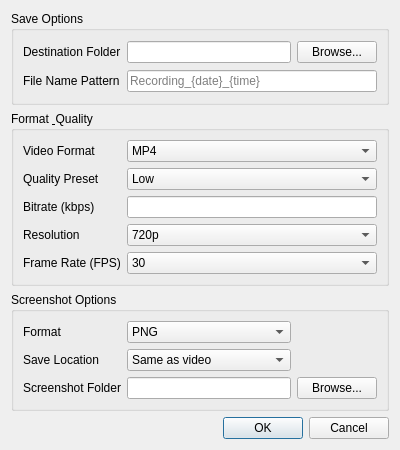
<?xml version="1.0" encoding="UTF-8"?>
<ui version="4.0">
 <class>RecordingSettingsDialog</class>
 <widget class="QDialog" name="RecordingSettingsDialog">
  <property name="geometry">
   <rect>
    <x>0</x>
    <y>0</y>
    <width>400</width>
    <height>450</height>
   </rect>
  </property>
  <property name="windowTitle">
   <string>Recording Settings</string>
  </property>
  <layout class="QVBoxLayout" name="verticalLayout">
   <item>
    <widget class="QGroupBox" name="saveOptionsGroupBox">
     <property name="title">
      <string>Save Options</string>
     </property>
     <layout class="QGridLayout" name="gridLayout">
      <item row="0" column="0">
       <widget class="QLabel" name="destinationFolderLabel">
        <property name="text">
         <string>Destination Folder</string>
        </property>
       </widget>
      </item>
      <item row="0" column="1">
       <widget class="QLineEdit" name="destinationFolderLineEdit"/>
      </item>
      <item row="0" column="2">
       <widget class="QPushButton" name="browseFolderButton">
        <property name="text">
         <string>Browse...</string>
        </property>
       </widget>
      </item>
      <item row="1" column="0">
       <widget class="QLabel" name="fileNamePatternLabel">
        <property name="text">
         <string>File Name Pattern</string>
        </property>
       </widget>
      </item>
      <item row="1" column="1" colspan="2">
       <widget class="QLineEdit" name="fileNamePatternLineEdit">
        <property name="placeholderText">
         <string>Recording_{date}_{time}</string>
        </property>
       </widget>
      </item>
     </layout>
    </widget>
   </item>
   <item>
    <widget class="QGroupBox" name="formatQualityGroupBox">
     <property name="title">
      <string>Format &amp; Quality</string>
     </property>
     <layout class="QGridLayout" name="gridLayout_2">
      <item row="0" column="0">
       <widget class="QLabel" name="videoFormatLabel">
        <property name="text">
         <string>Video Format</string>
        </property>
       </widget>
      </item>
      <item row="0" column="1">
       <widget class="QComboBox" name="videoFormatComboBox">
        <item>
         <property name="text">
          <string>MP4</string>
         </property>
        </item>
        <item>
         <property name="text">
          <string>MKV</string>
         </property>
        </item>
        <item>
         <property name="text">
          <string>AVI</string>
         </property>
        </item>
        <item>
         <property name="text">
          <string>FLV</string>
         </property>
        </item>
       </widget>
      </item>
      <item row="1" column="0">
       <widget class="QLabel" name="qualityPresetLabel">
        <property name="text">
         <string>Quality Preset</string>
        </property>
       </widget>
      </item>
      <item row="1" column="1">
       <widget class="QComboBox" name="qualityPresetComboBox">
        <item>
         <property name="text">
          <string>Low</string>
         </property>
        </item>
        <item>
         <property name="text">
          <string>Medium</string>
         </property>
        </item>
        <item>
         <property name="text">
          <string>High</string>
         </property>
        </item>
        <item>
         <property name="text">
          <string>Custom</string>
         </property>
        </item>
       </widget>
      </item>
      <item row="2" column="0">
       <widget class="QLabel" name="bitrateLabel">
        <property name="text">
         <string>Bitrate (kbps)</string>
        </property>
       </widget>
      </item>
      <item row="2" column="1">
       <widget class="QLineEdit" name="bitrateLineEdit"/>
      </item>
      <item row="3" column="0">
       <widget class="QLabel" name="resolutionLabel">
        <property name="text">
         <string>Resolution</string>
        </property>
       </widget>
      </item>
      <item row="3" column="1">
       <widget class="QComboBox" name="resolutionComboBox">
        <item>
         <property name="text">
          <string>720p</string>
         </property>
        </item>
        <item>
         <property name="text">
          <string>1080p</string>
         </property>
        </item>
        <item>
         <property name="text">
          <string>2K</string>
         </property>
        </item>
        <item>
         <property name="text">
          <string>4K</string>
         </property>
        </item>
       </widget>
      </item>
      <item row="4" column="0">
       <widget class="QLabel" name="frameRateLabel">
        <property name="text">
         <string>Frame Rate (FPS)</string>
        </property>
       </widget>
      </item>
      <item row="4" column="1">
       <widget class="QComboBox" name="frameRateComboBox">
        <item>
         <property name="text">
          <string>30</string>
         </property>
        </item>
        <item>
         <property name="text">
          <string>60</string>
         </property>
        </item>
       </widget>
      </item>
     </layout>
    </widget>
   </item>
   <item>
    <widget class="QGroupBox" name="screenshotOptionsGroupBox">
     <property name="title">
      <string>Screenshot Options</string>
     </property>
     <layout class="QGridLayout" name="gridLayout_3">
      <item row="0" column="0">
       <widget class="QLabel" name="screenshotFormatLabel">
        <property name="text">
         <string>Format</string>
        </property>
       </widget>
      </item>
      <item row="0" column="1">
       <widget class="QComboBox" name="screenshotFormatComboBox">
        <item>
         <property name="text">
          <string>PNG</string>
         </property>
        </item>
        <item>
         <property name="text">
          <string>JPG</string>
         </property>
        </item>
       </widget>
      </item>
      <item row="1" column="0">
       <widget class="QLabel" name="screenshotLocationLabel">
        <property name="text">
         <string>Save Location</string>
        </property>
       </widget>
      </item>
      <item row="1" column="1">
       <widget class="QComboBox" name="screenshotLocationComboBox">
        <item>
         <property name="text">
          <string>Same as video</string>
         </property>
        </item>
        <item>
         <property name="text">
          <string>Custom</string>
         </property>
        </item>
       </widget>
      </item>
      <item row="2" column="0">
       <widget class="QLabel" name="screenshotFolderLabel">
        <property name="text">
         <string>Screenshot Folder</string>
        </property>
       </widget>
      </item>
      <item row="2" column="1">
       <widget class="QLineEdit" name="screenshotFolderLineEdit"/>
      </item>
      <item row="2" column="2">
       <widget class="QPushButton" name="browseScreenshotFolderButton">
        <property name="text">
         <string>Browse...</string>
        </property>
       </widget>
      </item>
     </layout>
    </widget>
   </item>
   <item>
    <widget class="QDialogButtonBox" name="buttonBox">
     <property name="orientation">
      <enum>Qt::Horizontal</enum>
     </property>
     <property name="standardButtons">
      <set>QDialogButtonBox::Cancel|QDialogButtonBox::Ok</set>
     </property>
    </widget>
   </item>
  </layout>
 </widget>
 <resources/>
 <connections>
  <connection>
   <sender>buttonBox</sender>
   <signal>accepted()</signal>
   <receiver>RecordingSettingsDialog</receiver>
   <slot>accept()</slot>
   <hints>
    <hint type="sourcelabel">
     <x>248</x>
     <y>254</y>
    </hint>
    <hint type="destinationlabel">
     <x>157</x>
     <y>274</y>
    </hint>
   </hints>
  </connection>
  <connection>
   <sender>buttonBox</sender>
   <signal>rejected()</signal>
   <receiver>RecordingSettingsDialog</receiver>
   <slot>reject()</slot>
   <hints>
    <hint type="sourcelabel">
     <x>316</x>
     <y>260</y>
    </hint>
    <hint type="destinationlabel">
     <x>286</x>
     <y>274</y>
    </hint>
   </hints>
  </connection>
 </connections>
</ui>
